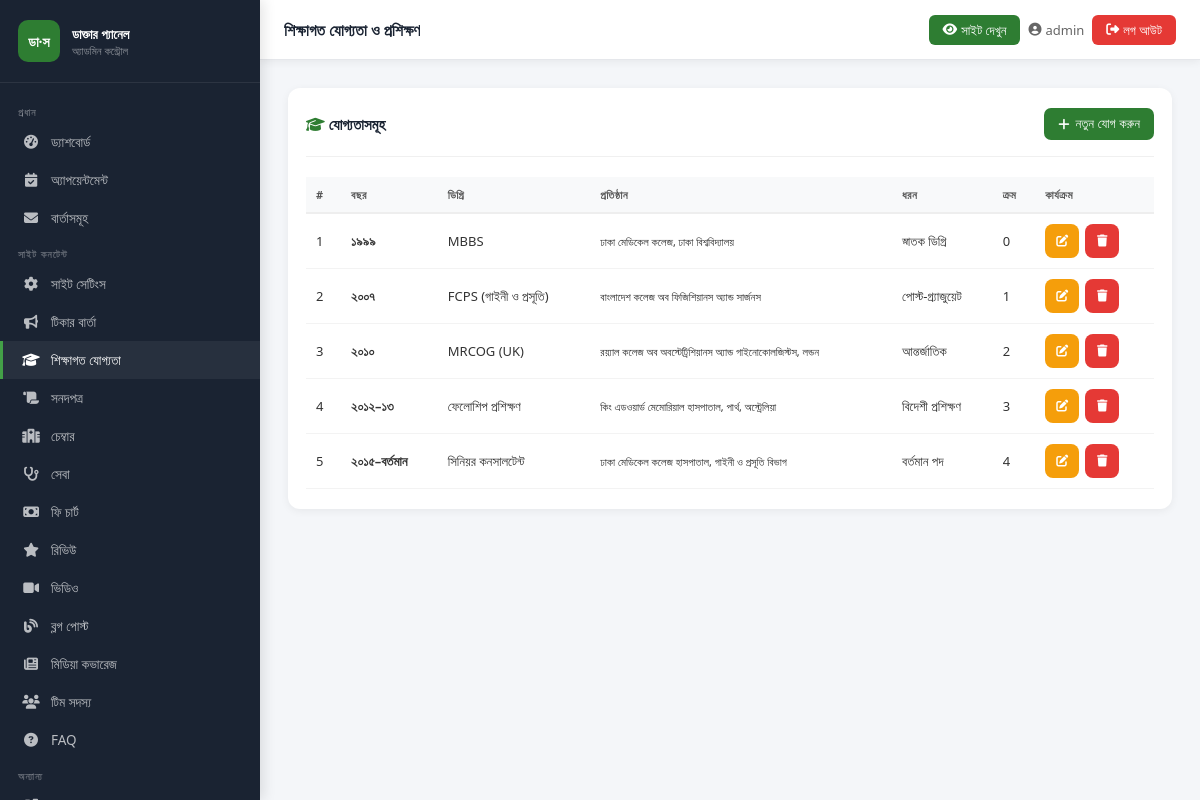
Screenshot of /admin-panel/qualifications/ (signed in) with the database file from the repository.
### core/models.py (models this page shows, shortened)
class Qualification(models.Model):
    year = models.CharField(max_length=20)
    degree = models.CharField(max_length=200)
    institution = models.CharField(max_length=300)
    icon_class = models.CharField(max_length=100, default='fas fa-graduation-cap')
    TYPE_CHOICES = [
        ('degree', 'স্নাতক ডিগ্রি'),
        ('postgrad', 'পোস্ট-গ্র্যাজুয়েট'),
        ('international', 'আন্তর্জাতিক'),
        ('training', 'বিদেশী প্রশিক্ষণ'),
        ('current', 'বর্তমান পদ'),
    ]
    entry_type = models.CharField(max_length=20, choices=TYPE_CHOICES, default='degree')
    is_active = models.BooleanField(default=True)
    order = models.IntegerField(default=0)
    class Meta:
        ordering = ['order']
        verbose_name = 'শিক্ষাগত যোগ্যতা'

### core/admin_views.py (the view, shortened to what this page needs)
# urls.py: path('qualifications/', av.manage_qualifications, name='admin_qualifications'),
@login_required(login_url='/admin-panel/login/')
def manage_qualifications(request):
    items = Qualification.objects.all()
    return render(request, 'admin_panel/qualifications.html', {'items': items})

### core/context_processors.py (called while the page is built)
def site_settings(request):
    try:
        settings = SiteSettings.objects.first()
        if not settings:
            settings = SiteSettings()
    except Exception:
        settings = SiteSettings()
    return {'site': settings}

### templates/admin_panel/qualifications.html (shortened to what this page needs)
{% extends "admin_panel/base_admin.html" %}
{% block page_title %}শিক্ষাগত যোগ্যতা ও প্রশিক্ষণ{% endblock %}
{% block nav_qualifications %}active{% endblock %}
{% block content %}
<div class="card">
  <div class="card__header">
    <span class="card__title"><i class="fas fa-graduation-cap" style="color:#2e7d32"></i> যোগ্যতাসমূহ</span>
    <button class="btn btn-primary" onclick="openModal('addModal')"><i class="fas fa-plus"></i> নতুন যোগ করুন</button>
  </div>
  <div style="overflow-x:auto">
  <table class="tbl">
    <thead><tr><th>#</th><th>বছর</th><th>ডিগ্রি</th><th>প্রতিষ্ঠান</th><th>ধরন</th><th>ক্রম</th><th>কার্যক্রম</th></tr></thead>
    <tbody>
      {% for item in items %}
      <tr>
        <td>{{ item.pk }}</td>
        <td><strong>{{ item.year }}</strong></td>
        <td>{{ item.degree }}</td>
        <td><small>{{ item.institution }}</small></td>
        <td>{{ item.get_entry_type_display }}</td>
        <td>{{ item.order }}</td>
        <td>
          <div class="action-buttons">
            <button class="btn btn-warning btn-sm btn-icon" onclick="openEdit({{ item.pk }},'{{ item.year|escapejs }}','{{ item.degree|escapejs }}','{{ item.institution|escapejs }}','{{ item.icon_class|escapejs }}','{{ item.entry_type }}',{{ item.order }})" title="সম্পাদনা"><i class="fas fa-edit"></i></button>
            <form method="POST" style="display:inline" onsubmit="return confirm('মুছবেন?')"><button type="submit" class="btn btn-danger btn-sm btn-icon"><i class="fas fa-trash"></i></button></form>
          </div>
        </td>
      </tr>
      {% empty %}
      <tr><td colspan="7"><div class="empty-state"><i class="fas fa-graduation-cap"></i><p>কোনো যোগ্যতা নেই</p></div></td></tr>
      {% endfor %}
    </tbody>
  </table>
  </div>
</div>
{% endblock %}

### templates/admin_panel/base_admin.html (shortened to what this page needs)
<!DOCTYPE html>
<html lang="bn">
<head>
  <link rel="stylesheet" href="https://cdnjs.cloudflare.com/ajax/libs/font-awesome/6.5.0/css/all.min.css">
  {% load static %}
</head>
<body>
<aside class="sidebar" id="sidebar">
  <div class="sidebar__brand">
    <div class="sidebar__brand-icon">ডা·স</div>
    <div class="sidebar__brand-text">
      <h3>ডাক্তার প্যানেল</h3>
      <p>অ্যাডমিন কন্ট্রোল</p>
    </div>
  </div>
  <nav class="sidebar__nav">
    <div class="nav-section-label">প্রধান</div>
    <a href="{% url 'admin_dashboard' %}" class="sidebar__link {% block nav_dashboard %}{% endblock %}"><i class="fas fa-tachometer-alt"></i> ড্যাশবোর্ড</a>
    <a href="{% url 'admin_appointments' %}" class="sidebar__link {% block nav_appointments %}{% endblock %}"><i class="fas fa-calendar-check"></i> অ্যাপয়েন্টমেন্ট</a>
    <a href="{% url 'admin_messages' %}" class="sidebar__link {% block nav_messages %}{% endblock %}"><i class="fas fa-envelope"></i> বার্তাসমূহ</a>
    <div class="nav-section-label">সাইট কনটেন্ট</div>
    <a href="{% url 'admin_site_settings' %}" class="sidebar__link {% block nav_settings %}{% endblock %}"><i class="fas fa-cog"></i> সাইট সেটিংস</a>
    <a href="{% url 'admin_tickers' %}" class="sidebar__link {% block nav_tickers %}{% endblock %}"><i class="fas fa-bullhorn"></i> টিকার বার্তা</a>
    <a href="{% url 'admin_qualifications' %}" class="sidebar__link {% block nav_qualifications %}{% endblock %}"><i class="fas fa-graduation-cap"></i> শিক্ষাগত যোগ্যতা</a>
    <a href="{% url 'admin_certificates' %}" class="sidebar__link {% block nav_certificates %}{% endblock %}"><i class="fas fa-scroll"></i> সনদপত্র</a>
    <a href="{% url 'admin_chambers' %}" class="sidebar__link {% block nav_chambers %}{% endblock %}"><i class="fas fa-hospital-alt"></i> চেম্বার</a>
    <a href="{% url 'admin_services' %}" class="sidebar__link {% block nav_services %}{% endblock %}"><i class="fas fa-stethoscope"></i> সেবা</a>
    <a href="{% url 'admin_fees' %}" class="sidebar__link {% block nav_fees %}{% endblock %}"><i class="fas fa-money-bill"></i> ফি চার্ট</a>
    <a href="{% url 'admin_reviews' %}" class="sidebar__link {% block nav_reviews %}{% endblock %}"><i class="fas fa-star"></i> রিভিউ</a>
    <a href="{% url 'admin_videos' %}" class="sidebar__link {% block nav_videos %}{% endblock %}"><i class="fas fa-video"></i> ভিডিও</a>
    <a href="{% url 'admin_blogs' %}" class="sidebar__link {% block nav_blogs %}{% endblock %}"><i class="fas fa-blog"></i> ব্লগ পোস্ট</a>
    <a href="{% url 'admin_media' %}" class="sidebar__link {% block nav_media %}{% endblock %}"><i class="fas fa-newspaper"></i> মিডিয়া কভারেজ</a>
    <a href="{% url 'admin_team' %}" class="sidebar__link {% block nav_team %}{% endblock %}"><i class="fas fa-users"></i> টিম সদস্য</a>
    <a href="{% url 'admin_faqs' %}" class="sidebar__link {% block nav_faqs %}{% endblock %}"><i class="fas fa-question-circle"></i> FAQ</a>
    <div class="nav-section-label">অন্যান্য</div>
    <a href="/" target="_blank" class="sidebar__link"> সাইট দেখুন</a>
  </nav>
</aside>
<div class="topbar">
  <div style="display:flex; align-items:center; gap:8px;">
    <span class="topbar__title">{% block page_title %}ড্যাশবোর্ড{% endblock %}</span>
  </div>
  <div class="topbar__right">
    <a href="/" target="_blank" class="view-site-btn"><i class="fas fa-eye"></i> <span class="hide-xs">সাইট দেখুন</span></a>
    <span class="topbar__user"><i class="fas fa-user-circle"></i> <span class="hide-sm">{{ request.user.username }}</span></span>
    <a href="{% url 'admin_logout' %}" class="topbar__logout"><i class="fas fa-sign-out-alt"></i> <span class="hide-xs">লগ আউট</span></a>
  </div>
</div>
<main class="main-content">
  {% block content %}{% endblock %}
</main>
</body>
</html>

### rows the page displays
Qualification: pk "1", year "১৯৯৯", degree "MBBS", institution "ঢাকা মেডিকেল কলেজ, ঢাকা বিশ্ববিদ্যালয়", entry_type "স্নাতক ডিগ্রি", order "0"
Qualification: pk "2", year "২০০৭", degree "FCPS (গাইনী ও প্রসূতি)", institution "বাংলাদেশ কলেজ অব ফিজিশিয়ানস অ্যান্ড সার্জনস", entry_type "পোস্ট-গ্র্যাজুয়েট", order "1"
Qualification: pk "3", year "২০১০", degree "MRCOG (UK)", institution "রয়্যাল কলেজ অব অবস্টেট্রিশিয়ানস অ্যান্ড গাইনোকোলজিস্টস, লন্ডন", entry_type "আন্তর্জাতিক", order "2"
Qualification: pk "4", year "২০১২–১৩", degree "ফেলোশিপ প্রশিক্ষণ", institution "কিং এডওয়ার্ড মেমোরিয়াল হাসপাতাল, পার্থ, অস্ট্রেলিয়া", entry_type "বিদেশী প্রশিক্ষণ", order "3"
Qualification: pk "5", year "২০১৫–বর্তমান", degree "সিনিয়র কনসালটেন্ট", institution "ঢাকা মেডিকেল কলেজ হাসপাতাল, গাইনী ও প্রসূতি বিভাগ", entry_type "বর্তমান পদ", order "4"

### other values shown
{{ request.user.username }} "admin"
